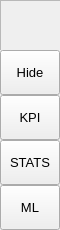
        <widget class="QFrame" name="leftMenuBg">
         <property name="minimumSize">
          <size>
           <width>60</width>
           <height>0</height>
          </size>
         </property>
         <property name="maximumSize">
          <size>
           <width>60</width>
           <height>16777215</height>
          </size>
         </property>
         <property name="frameShape">
          <enum>QFrame::NoFrame</enum>
         </property>
         <property name="frameShadow">
          <enum>QFrame::Raised</enum>
         </property>
         <layout class="QVBoxLayout" name="verticalLayout_3">
          <property name="spacing">
           <number>0</number>
          </property>
          <property name="leftMargin">
           <number>0</number>
          </property>
          <property name="topMargin">
           <number>0</number>
          </property>
          <property name="rightMargin">
           <number>0</number>
          </property>
          <property name="bottomMargin">
           <number>0</number>
          </property>
          <item>
           <widget class="QFrame" name="topLogoInfo">
            <property name="minimumSize">
             <size>
              <width>0</width>
              <height>50</height>
             </size>
            </property>
            <property name="maximumSize">
             <size>
              <width>16777215</width>
              <height>50</height>
             </size>
            </property>
            <property name="frameShape">
             <enum>QFrame::NoFrame</enum>
            </property>
            <property name="frameShadow">
             <enum>QFrame::Raised</enum>
            </property>
            <widget class="QLabel" name="titleLeftApp">
             <property name="geometry">
              <rect>
               <x>70</x>
               <y>8</y>
               <width>160</width>
               <height>20</height>
              </rect>
             </property>
             <property name="font">
              <font>
               <family>Segoe UI Semibold</family>
               <pointsize>12</pointsize>
               <weight>7</weight>
               <italic>false</italic>
               <bold>false</bold>
              </font>
             </property>
             <property name="text">
              <string>TCP 9600</string>
             </property>
             <property name="alignment">
              <set>Qt::AlignLeading|Qt::AlignLeft|Qt::AlignTop</set>
             </property>
            </widget>
            <widget class="QLabel" name="titleLeftDescription">
             <property name="geometry">
              <rect>
               <x>70</x>
               <y>27</y>
               <width>160</width>
               <height>16</height>
              </rect>
             </property>
             <property name="maximumSize">
              <size>
               <width>16777215</width>
               <height>16</height>
              </size>
             </property>
             <property name="font">
              <font>
               <family>Segoe UI</family>
               <pointsize>8</pointsize>
               <weight>50</weight>
               <italic>false</italic>
               <bold>false</bold>
              </font>
             </property>
             <property name="text">
              <string>Etching Monitoring</string>
             </property>
             <property name="alignment">
              <set>Qt::AlignLeading|Qt::AlignLeft|Qt::AlignTop</set>
             </property>
            </widget>
            <widget class="QFrame" name="frame">
             <property name="geometry">
              <rect>
               <x>0</x>
               <y>0</y>
               <width>61</width>
               <height>51</height>
              </rect>
             </property>
             <property name="styleSheet">
              <string notr="true">image: url(:/images/Gemini_Generated_Image_95mfgk95mfgk95mf.png);</string>
             </property>
             <property name="frameShape">
              <enum>QFrame::StyledPanel</enum>
             </property>
             <property name="frameShadow">
              <enum>QFrame::Raised</enum>
             </property>
            </widget>
           </widget>
          </item>
          <item>
           <widget class="QFrame" name="leftMenuFrame">
            <property name="frameShape">
             <enum>QFrame::NoFrame</enum>
            </property>
            <property name="frameShadow">
             <enum>QFrame::Raised</enum>
            </property>
            <layout class="QVBoxLayout" name="verticalMenuLayout">
             <property name="spacing">
              <number>0</number>
             </property>
             <property name="leftMargin">
              <number>0</number>
             </property>
             <property name="topMargin">
              <number>0</number>
             </property>
             <property name="rightMargin">
              <number>0</number>
             </property>
             <property name="bottomMargin">
              <number>0</number>
             </property>
             <item>
              <widget class="QFrame" name="toggleBox">
               <property name="maximumSize">
                <size>
                 <width>16777215</width>
                 <height>45</height>
                </size>
               </property>
               <property name="frameShape">
                <enum>QFrame::NoFrame</enum>
               </property>
               <property name="frameShadow">
                <enum>QFrame::Raised</enum>
               </property>
               <layout class="QVBoxLayout" name="verticalLayout_4">
                <property name="spacing">
                 <number>0</number>
                </property>
                <property name="leftMargin">
                 <number>0</number>
                </property>
                <property name="topMargin">
                 <number>0</number>
                </property>
                <property name="rightMargin">
                 <number>0</number>
                </property>
                <property name="bottomMargin">
                 <number>0</number>
                </property>
                <item>
                 <widget class="QPushButton" name="toggleButton">
                  <property name="sizePolicy">
                   <sizepolicy hsizetype="Expanding" vsizetype="Fixed">
                    <horstretch>0</horstretch>
                    <verstretch>0</verstretch>
                   </sizepolicy>
                  </property>
                  <property name="minimumSize">
                   <size>
                    <width>0</width>
                    <height>45</height>
                   </size>
                  </property>
                  <property name="font">
                   <font>
                    <family>Segoe UI</family>
                    <pointsize>10</pointsize>
                    <weight>50</weight>
                    <italic>false</italic>
                    <bold>false</bold>
                   </font>
                  </property>
                  <property name="cursor">
                   <cursorShape>PointingHandCursor</cursorShape>
                  </property>
                  <property name="layoutDirection">
                   <enum>Qt::LeftToRight</enum>
                  </property>
                  <property name="styleSheet">
                   <string notr="true">background-image: url(:/icons/images/icons/icon_menu.png);</string>
                  </property>
                  <property name="text">
                   <string>Hide</string>
                  </property>
                 </widget>
                </item>
               </layout>
              </widget>
             </item>
             <item alignment="Qt::AlignTop">
              <widget class="QFrame" name="topMenu">
               <property name="frameShape">
                <enum>QFrame::NoFrame</enum>
               </property>
               <property name="frameShadow">
                <enum>QFrame::Raised</enum>
               </property>
               <layout class="QVBoxLayout" name="verticalLayout_8">
                <property name="spacing">
                 <number>0</number>
                </property>
                <property name="leftMargin">
                 <number>0</number>
                </property>
                <property name="topMargin">
                 <number>0</number>
                </property>
                <property name="rightMargin">
                 <number>0</number>
                </property>
                <property name="bottomMargin">
                 <number>0</number>
                </property>
                <item>
                 <widget class="QPushButton" name="btn_home">
                  <property name="sizePolicy">
                   <sizepolicy hsizetype="Expanding" vsizetype="Fixed">
                    <horstretch>0</horstretch>
                    <verstretch>0</verstretch>
                   </sizepolicy>
                  </property>
                  <property name="minimumSize">
                   <size>
                    <width>0</width>
                    <height>45</height>
                   </size>
                  </property>
                  <property name="font">
                   <font>
                    <family>Segoe UI</family>
                    <pointsize>10</pointsize>
                    <weight>50</weight>
                    <italic>false</italic>
                    <bold>false</bold>
                   </font>
                  </property>
                  <property name="cursor">
                   <cursorShape>PointingHandCursor</cursorShape>
                  </property>
                  <property name="layoutDirection">
                   <enum>Qt::LeftToRight</enum>
                  </property>
                  <property name="styleSheet">
                   <string notr="true">background-image: url(:/icons/images/icons/cil-home.png);</string>
                  </property>
                  <property name="text">
                   <string>KPI</string>
                  </property>
                 </widget>
                </item>
                <item>
                 <widget class="QPushButton" name="btn_widgets">
                  <property name="sizePolicy">
                   <sizepolicy hsizetype="Expanding" vsizetype="Fixed">
                    <horstretch>0</horstretch>
                    <verstretch>0</verstretch>
                   </sizepolicy>
                  </property>
                  <property name="minimumSize">
                   <size>
                    <width>0</width>
                    <height>45</height>
                   </size>
                  </property>
                  <property name="font">
                   <font>
                    <family>Segoe UI</family>
                    <pointsize>10</pointsize>
                    <weight>50</weight>
                    <italic>false</italic>
                    <bold>false</bold>
                   </font>
                  </property>
                  <property name="cursor">
                   <cursorShape>PointingHandCursor</cursorShape>
                  </property>
                  <property name="layoutDirection">
                   <enum>Qt::LeftToRight</enum>
                  </property>
                  <property name="styleSheet">
                   <string notr="true">background-image: url(:/icons/images/icons/cil-gamepad.png);</string>
                  </property>
                  <property name="text">
                   <string>STATS</string>
                  </property>
                 </widget>
                </item>
                <item>
                 <widget class="QPushButton" name="btn_new">
                  <property name="sizePolicy">
                   <sizepolicy hsizetype="Expanding" vsizetype="Fixed">
                    <horstretch>0</horstretch>
                    <verstretch>0</verstretch>
                   </sizepolicy>
                  </property>
                  <property name="minimumSize">
                   <size>
                    <width>0</width>
                    <height>45</height>
                   </size>
                  </property>
                  <property name="font">
                   <font>
                    <family>Segoe UI</family>
                    <pointsize>10</pointsize>
                    <weight>50</weight>
                    <italic>false</italic>
                    <bold>false</bold>
                   </font>
                  </property>
                  <property name="cursor">
                   <cursorShape>PointingHandCursor</cursorShape>
                  </property>
                  <property name="layoutDirection">
                   <enum>Qt::LeftToRight</enum>
                  </property>
                  <property name="styleSheet">
                   <string notr="true">background-image: url(:/icons/images/icons/cil-file.png);</string>
                  </property>
                  <property name="text">
                   <string>ML</string>
                  </property>
                 </widget>
                </item>
               </layout>
              </widget>
             </item>
             <item alignment="Qt::AlignBottom">
              <widget class="QFrame" name="bottomMenu">
               <property name="frameShape">
                <enum>QFrame::NoFrame</enum>
               </property>
               <property name="frameShadow">
                <enum>QFrame::Raised</enum>
               </property>
               <layout class="QVBoxLayout" name="verticalLayout_9">
                <property name="spacing">
                 <number>0</number>
                </property>
                <property name="leftMargin">
                 <number>0</number>
                </property>
                <property name="topMargin">
                 <number>0</number>
                </property>
                <property name="rightMargin">
                 <number>0</number>
                </property>
                <property name="bottomMargin">
                 <number>0</number>
                </property>
               </layout>
              </widget>
             </item>
            </layout>
           </widget>
          </item>
         </layout>
        </widget>
